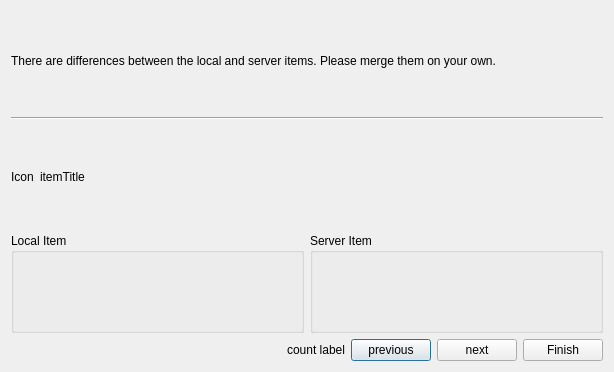
<?xml version="1.0" encoding="UTF-8"?>
<ui version="4.0">
 <class>ItemMergeDialog</class>
 <widget class="QDialog" name="ItemMergeDialog">
  <property name="geometry">
   <rect>
    <x>0</x>
    <y>0</y>
    <width>614</width>
    <height>372</height>
   </rect>
  </property>
  <property name="windowTitle">
   <string>Dialog</string>
  </property>
  <layout class="QVBoxLayout" name="verticalLayout">
   <item>
    <widget class="QLabel" name="label">
     <property name="text">
      <string>There are differences between the local and server items. Please merge them on your own.</string>
     </property>
     <property name="wordWrap">
      <bool>true</bool>
     </property>
    </widget>
   </item>
   <item>
    <widget class="Line" name="line">
     <property name="orientation">
      <enum>Qt::Horizontal</enum>
     </property>
    </widget>
   </item>
   <item>
    <layout class="QHBoxLayout" name="horizontalLayout">
     <item>
      <widget class="QLabel" name="itemIcon">
       <property name="text">
        <string notr="true">Icon</string>
       </property>
      </widget>
     </item>
     <item>
      <widget class="QLabel" name="itemTitle">
       <property name="text">
        <string notr="true">itemTitle</string>
       </property>
      </widget>
     </item>
     <item>
      <spacer name="horizontalSpacer_2">
       <property name="orientation">
        <enum>Qt::Horizontal</enum>
       </property>
       <property name="sizeHint" stdset="0">
        <size>
         <width>40</width>
         <height>20</height>
        </size>
       </property>
      </spacer>
     </item>
    </layout>
   </item>
   <item>
    <layout class="QHBoxLayout" name="horizontalLayout_3">
     <item>
      <widget class="QGroupBox" name="groupBoxLocal">
       <property name="title">
        <string>Local Item</string>
       </property>
      </widget>
     </item>
     <item>
      <widget class="QGroupBox" name="groupBoxServer">
       <property name="title">
        <string>Server Item</string>
       </property>
      </widget>
     </item>
    </layout>
   </item>
   <item>
    <layout class="QHBoxLayout" name="horizontalLayout_2">
     <item>
      <spacer name="horizontalSpacer">
       <property name="orientation">
        <enum>Qt::Horizontal</enum>
       </property>
       <property name="sizeHint" stdset="0">
        <size>
         <width>40</width>
         <height>20</height>
        </size>
       </property>
      </spacer>
     </item>
     <item>
      <widget class="QLabel" name="countLabel">
       <property name="text">
        <string notr="true">count label</string>
       </property>
      </widget>
     </item>
     <item>
      <widget class="QPushButton" name="previousButton">
       <property name="text">
        <string>previous</string>
       </property>
      </widget>
     </item>
     <item>
      <widget class="QPushButton" name="nextButton">
       <property name="text">
        <string>next</string>
       </property>
      </widget>
     </item>
     <item>
      <widget class="QPushButton" name="finishButton">
       <property name="text">
        <string>Finish</string>
       </property>
      </widget>
     </item>
    </layout>
   </item>
  </layout>
 </widget>
 <resources/>
 <connections/>
</ui>
